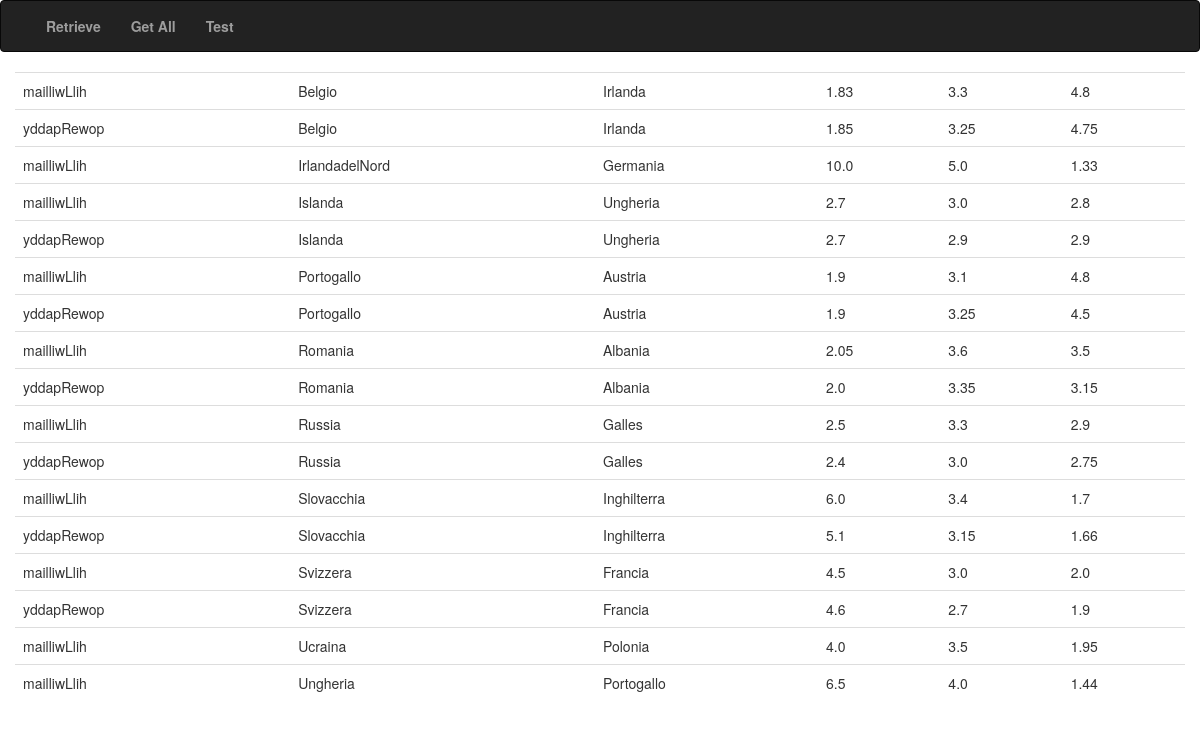
The app's page /visualizer/2, older data.
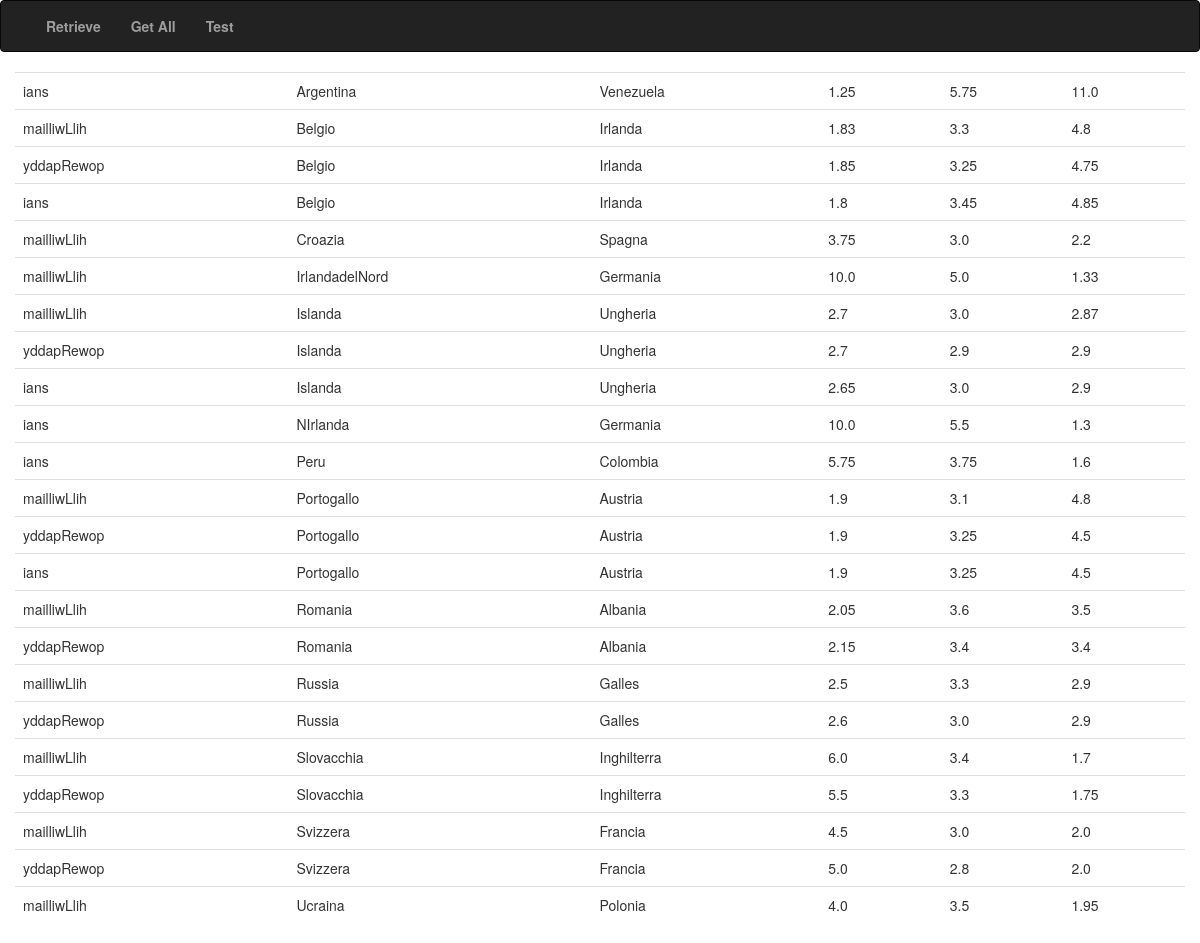
The same page, newer data.
### retriever/models.py (models this page shows, shortened)
class Match(models.Model):
    origin = models.CharField(max_length=255)
    datetime = models.DateTimeField()
    home = models.CharField(max_length=255)
    visitor = models.CharField(max_length=255)
    price_1 = models.FloatField()
    price_x = models.FloatField()
    price_2 = models.FloatField()

### visualizer/views.py (the view)
def index_2(request):
    context = {}
    matches = Match.objects.all().order_by("home", "visitor")
    context["matches"] = matches
    return render(request, 'index_2.html', context)

### visualizer/templates/index_2.html (shortened to what this page needs)
{% load static %}
<!DOCTYPE html>
<html lang="en">
  <head>
    <link href="{% static 'bootstrap/dist/css/bootstrap.min.css' %}" rel="stylesheet">
  </head>
  <body>
    {% include "navbar.html" %}
    <div class="col-lg-12">
        <table class="table">
            {% for match in matches %}
                <tr>
                    <td>{{ match.origin }}</td>
                    <td>{{ match.home }}</td>
                    <td>{{ match.visitor }}</td>
                    <td>{{ match.price_1 }}</td>
                    <td>{{ match.price_x }}</td>
                    <td>{{ match.price_2 }}</td>
                </tr>
            {% endfor %}
        </table>
    </div>
  </body>
</html>

### visualizer/templates/navbar.html (shortened to what this page needs)
<nav class="navbar navbar-inverse">
  <div class="container-fluid">
    <div class="collapse navbar-collapse" id="bs-example-navbar-collapse-1">
      <ul class="nav navbar-nav">
        <li><a href={% url 'index' %} ><b>Retrieve</b></a></li>
        <li><a href={% url 'index_2' %}><b>Get All</b></a></li>
        <li><a href={% url 'index_3' %}><b>Test</b></a></li>
      </ul>
    </div>
  </div>
</nav>

Row changes from the older to the newer data that the page shows:
removed Match: origin "mailliwLlih", home "Islanda", visitor "Ungheria", price_1 "2.7", price_x "3.0", price_2 "2.8"
removed Match: origin "yddapRewop", home "Romania", visitor "Albania", price_1 "2.0", price_x "3.35", price_2 "3.15"
removed Match: origin "yddapRewop", home "Russia", visitor "Galles", price_1 "2.4", price_x "3.0", price_2 "2.75"
removed Match: origin "yddapRewop", home "Slovacchia", visitor "Inghilterra", price_1 "5.1", price_x "3.15", price_2 "1.66"
removed Match: origin "yddapRewop", home "Svizzera", visitor "Francia", price_1 "4.6", price_x "2.7", price_2 "1.9"
removed Match: origin "mailliwLlih", home "Ungheria", visitor "Portogallo", price_1 "6.5", price_x "4.0", price_2 "1.44"
added Match: origin "ians", home "Argentina", visitor "Venezuela", price_1 "1.25", price_x "5.75", price_2 "11.0"
added Match: origin "ians", home "Belgio", visitor "Irlanda", price_1 "1.8", price_x "3.45", price_2 "4.85"
added Match: origin "mailliwLlih", home "Croazia", visitor "Spagna", price_1 "3.75", price_x "3.0", price_2 "2.2"
added Match: origin "mailliwLlih", home "Islanda", visitor "Ungheria", price_1 "2.7", price_x "3.0", price_2 "2.87"
added Match: origin "ians", home "Islanda", visitor "Ungheria", price_1 "2.65", price_x "3.0", price_2 "2.9"
added Match: origin "ians", home "NIrlanda", visitor "Germania", price_1 "10.0", price_x "5.5", price_2 "1.3"
added Match: origin "ians", home "Peru", visitor "Colombia", price_1 "5.75", price_x "3.75", price_2 "1.6"
added Match: origin "ians", home "Portogallo", visitor "Austria", price_1 "1.9", price_x "3.25", price_2 "4.5"
added Match: origin "yddapRewop", home "Romania", visitor "Albania", price_1 "2.15", price_x "3.4", price_2 "3.4"
added Match: origin "yddapRewop", home "Russia", visitor "Galles", price_1 "2.6", price_x "3.0", price_2 "2.9"
added Match: origin "yddapRewop", home "Slovacchia", visitor "Inghilterra", price_1 "5.5", price_x "3.3", price_2 "1.75"
added Match: origin "yddapRewop", home "Svizzera", visitor "Francia", price_1 "5.0", price_x "2.8", price_2 "2.0"
